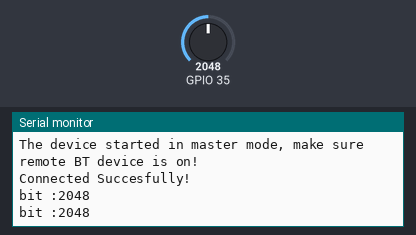
This sketch was run on a simulated ESP32. Shown: the last lines printed to the serial monitor. The inputs (shaded band) are chosen by the test bench; at power-on: GPIO 35 = 2048. Nothing arrives over Bluetooth unless stated.

Above: at 2.8 s.
2.9 s: GPIO 35 set to 2866
At 3.6 s:
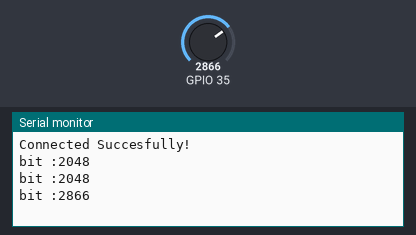
4.4 s: GPIO 35 set to 3603
At 5.8 s:
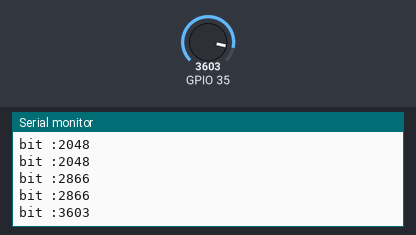
Timing chart, 0 to 7.4 s (numbered marks = the images above; inputs shaded):
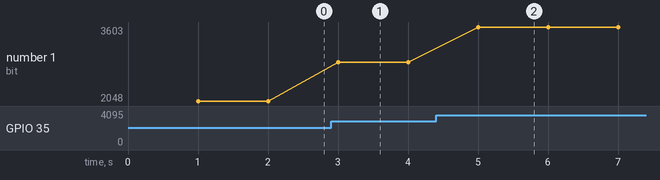

The sketch:

kirim_data_BT.ino
```cpp
#include "BluetoothSerial.h"//bluetooth serial library

BluetoothSerial SerialBT;//objek bluetooth serial

String phString = "";
uint8_t address[6]  = {0x78, 0x21, 0x84, 0x7B, 0xF3, 0xDE};//alamat bluetooth receiver
bool connected;

unsigned long interval=1000; // the time we need to wait
unsigned long previousMillis=0; // millis() returns an unsigned long.

void setup() {
  Serial.begin(115200);//inisialisasi serial komunikasi baud rate

  SerialBT.begin("ESP32test", true);//Bluetooth device name
  Serial.println("The device started in master mode, make sure remote BT device is on!");//tanda bluetooth sudah siap disambungkan

  connected = SerialBT.connect(address);

  if(connected) {
    Serial.println("Connected Succesfully!");
  } else {
    while(!SerialBT.connected(10000)) {
      Serial.println("Failed to connect. Make sure remote device is available and in range, then restart app.");
    }
  }
//  if (SerialBT.disconnect()) {
//    Serial.println("Disconnected Succesfully!");
//  }
  SerialBT.connect();
}

void loop() {
  unsigned long currentMillis = millis(); // grab current time

 if ((unsigned long)(currentMillis - previousMillis) >= interval) {
 int sensorpin = analogRead(35);
  Serial.print("bit :");
  Serial.println(sensorpin);

 phString = String(sensorpin);
 SerialBT.println(phString);
 previousMillis = millis();
 }
}
```

Measured:
- after the input at 2.9 s, the serial monitor: prints a new line after 0.10 s (image 1)
- after the input at 4.4 s, the serial monitor: prints a new line after 0.60 s (image 2)
- plotted number 1: 2048 → 2866 after the input at 2.9 s, 2866 → 3603 after the input at 4.4 s
